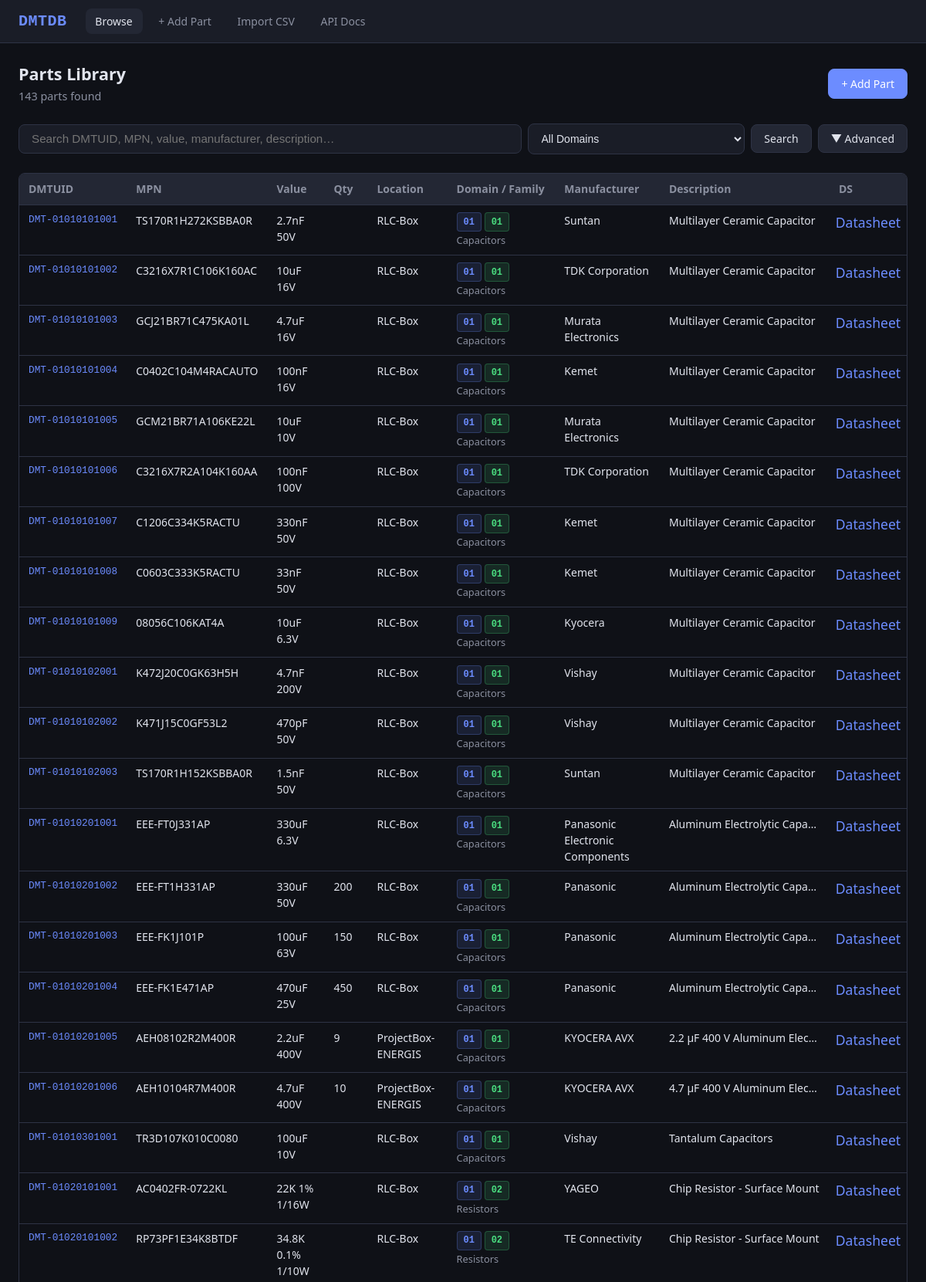
The page / (upper part) on the database its author committed.
### db/models.py (models this page shows, shortened)
class Base(DeclarativeBase):
    pass

class Part(Base):
    __tablename__ = "parts"
    dmtuid = Column(String(20), primary_key=True)               # DMT-TTFFCCSSXXX
    tt  = Column(String(2), nullable=False, index=True)
    ff  = Column(String(2), nullable=False, index=True)
    cc  = Column(String(2), nullable=False, index=True)
    ss  = Column(String(2), nullable=False, index=True)
    xxx = Column(String(3), nullable=False)
    mpn          = Column(String(200), index=True, default="")
    manufacturer = Column(String(200), index=True, default="")
    value        = Column(String(200), index=True, default="")
    description  = Column(Text, default="")
    quantity     = Column(String(50), default="")
    location     = Column(String(200), default="")
    datasheet    = Column(Text, default="")
    kicad_symbol    = Column(String(300), default="")
    kicad_footprint = Column(String(300), default="")
    kicad_libref    = Column(String(300), default="")
    extra_json = Column(Text, default="{}")
    notes      = Column(Text, default="")
    created_at = Column(DateTime, default=lambda: datetime.now(timezone.utc))
    updated_at = Column(DateTime, default=lambda: datetime.now(timezone.utc),
                        onupdate=lambda: datetime.now(timezone.utc))
    fields = relationship(
        "PartField", back_populates="part",
        cascade="all, delete-orphan", lazy="selectin",
    )
    __table_args__ = (
        Index("ix_ttffccss", "tt", "ff", "cc", "ss"),
    )

### ui/routes_browse.py (the view)
@ui_bp.route("/")
def index():
    q     = request.args.get("q", "").strip()
    tt    = request.args.get("tt", "").strip()
    ff    = request.args.get("ff", "").strip()
    cc    = request.args.get("cc", "").strip()
    ss    = request.args.get("ss", "").strip()
    props = request.args.get("props", "").strip()
    page  = max(int(request.args.get("page", 1)), 1)
    props_parsed = {}
    if props:
        try:
            props_parsed = json.loads(props)
        except json.JSONDecodeError:
            props_parsed = {}
    session = get_session()
    try:
        parts, total = SearchService.search(
            session, q=q, tt=tt, ff=ff, cc=cc, ss=ss, props=props_parsed,
            limit=config.DEFAULT_PAGE_SIZE,
            offset=(page - 1) * config.DEFAULT_PAGE_SIZE,
        )
        total_pages = max((total + config.DEFAULT_PAGE_SIZE - 1) //
                          config.DEFAULT_PAGE_SIZE, 1)
        return render_template(
            "index.html",
            parts=parts, q=q, tt=tt, ff=ff, cc=cc, ss=ss,
            props=props, props_parsed=props_parsed,
            page=page, total_pages=total_pages, total=total,
            domains=get_domains(),
            domain_name=domain_name,
            family_name=family_name,
        )
    finally:
        session.close()

### db/engine.py (called while the page is built)
def get_session() -> Session:
    if _SessionLocal is None:
        raise RuntimeError("Database not initialised - call init_db() first")
    return _SessionLocal()

### schema/loader.py (called while the page is built)
def get_domains() -> list[dict]:
    return _schema.get("domains", [])

def family_name(tt: str, ff: str) -> str:
    return _family_map.get(f"{tt}{ff}", "Unknown")

### services/search_service.py (called while the page is built)
    @staticmethod
    def search(
        session: Session,
        *,
        q: str = "",
        tt: str = "",
        ff: str = "",
        cc: str = "",
        ss: str = "",
        props: dict = None,
        limit: int = 100,
        offset: int = 0,
    ) -> tuple[list[Part], int]:
        query = session.query(Part)
        query = SearchService._apply_filters(query, q=q, tt=tt, ff=ff, cc=cc, ss=ss, props=props)
        total = query.count()
        parts = query.order_by(Part.dmtuid).offset(offset).limit(limit).all()
        return parts, total

    @staticmethod
    def _apply_filters(query: Query, *, q: str, tt: str, ff: str, cc: str, ss: str, props: dict = None) -> Query:
        if tt:
            query = query.filter(Part.tt == tt)
        if ff:
            query = query.filter(Part.ff == ff)
        if cc:
            query = query.filter(Part.cc == cc)
        if ss:
            query = query.filter(Part.ss == ss)
        if q:
            query = SearchService._apply_text_filter(query, q)
        if props:
            query = SearchService._apply_prop_filters(query, props)
        return query

### templates/index.html (shortened to what this page needs)
{% extends "base.html" %}
{% block content %}
<div class="page-header">
  <div>
    <h1>Parts Library</h1>
    <span class="subtitle">{{ total }} part{{ 's' if total != 1 }} found</span>
  </div>
  <a href="/part/add" class="btn btn-primary">+ Add Part</a>
</div>
<form method="get" action="/" id="searchForm">
  <div class="search-box">
    <div class="search-wrapper" id="searchWrapper">
      <input type="text" name="q" id="searchInput" value="{{ q }}"
        placeholder="Search DMTUID, MPN, value, manufacturer, description…" autocomplete="off">
    </div>
    <select name="tt" id="ttSelect">
      <option value="">All Domains</option>
    </select>
    <button type="submit" class="btn btn-secondary">Search</button>
    <button type="button" class="btn btn-secondary" id="advSearchToggle">▼ Advanced</button>
  </div>
</form>
<div class="table-wrap">
  <table>
    <thead>
      <tr>
        <th>DMTUID</th>
        <th>MPN</th>
        <th>Value</th>
        <th>Qty</th>
        <th>Location</th>
        <th>Domain / Family</th>
        <th>Manufacturer</th>
        <th class="truncate">Description</th>
        <th title="Datasheet">DS</th>
      </tr>
    </thead>
    <tbody>
      {% for p in parts %}
      <tr>
        <td class="uid-cell"><a href="/part/{{ p.dmtuid }}">{{ p.dmtuid }}</a></td>
        <td>{{ p.mpn or '' }}</td>
        <td>{{ p.value or '' }}</td>
        <td>{{ p.quantity or '' }}</td>
        <td>{{ p.location or '' }}</td>
        <td>
          <span class="badge badge-domain">{{ p.tt }}</span>
          <span class="badge badge-family">{{ p.ff }}</span>
          <span style="font-size:.8rem; color:var(--text-dim)">{{ family_name(p.tt, p.ff) }}</span>
        </td>
        <td>{{ p.manufacturer or '' }}</td>
        <td class="truncate" title="{{ p.description or '' }}">{{ p.description or '' }}</td>
        <td class="ds-icon">
          {% if p.datasheet %}
          {% if p.datasheet.startswith('http') %}
          <a href="{{ p.datasheet }}" target="_blank" rel="noopener" title="Open datasheet">Datasheet</a>
          {% else %}
          <a href="/datasheets/{{ p.datasheet }}" target="_blank" rel="noopener" title="Open datasheet">Datasheet</a>
          {% endif %}
          {% endif %}
        </td>
      </tr>
      {% endfor %}
    </tbody>
  </table>
</div>
{% endblock %}

### static/css/style.css (style rules this page uses)
:root { --bg: #0f1117; --surface: #1a1d27; --surface2: #232734; --border: #2e3345; --text: #e1e4ed; --text-dim: #8b90a0; --accent: #6c8cff; --accent-hover: #8aa4ff; --green: #4ade80; --red: #f87171; --yellow: #fbbf24; --orange: #fb923c; --radius: 8px; --font: 'Segoe UI', system-ui, -apple-system, sans-serif; --mono: 'JetBrains Mono', 'Fira Code', 'Consolas', monospace; }
*, *::before, *::after { box-sizing: border-box; margin: 0; padding: 0; }
body { font-family: var(--font); background: var(--bg); color: var(--text); line-height: 1.5; }
.search-box { display: flex; gap: .5rem; margin-bottom: 1.5rem; flex-wrap: wrap; align-items: center; }
.search-box input[type=text] { flex: 1; min-width: 250px; padding: .6rem 1rem; background: var(--surface); border: 1px solid var(--border); border-radius: var(--radius); color: var(--text); font-size: .95rem; outline: none; transition: border .15s; }
.search-box select { padding: .6rem .8rem; background: var(--surface); border: 1px solid var(--border); border-radius: var(--radius); color: var(--text); font-size: .875rem; }
.btn { display: inline-flex; align-items: center; gap: .4rem; padding: .5rem 1rem; border-radius: var(--radius); font-size: .875rem; font-weight: 500; text-decoration: none; border: 1px solid var(--border); cursor: pointer; transition: all .15s; font-family: var(--font); }
.btn-primary { background: var(--accent); color: #fff; border-color: var(--accent); }
.btn-secondary { background: var(--surface2); color: var(--text); }
.table-wrap { overflow: auto; border: 1px solid var(--border); border-radius: var(--radius); max-height: calc(100vh - 200px); }
table { width: 100%; border-collapse: collapse; font-size: .875rem; }
thead { background: var(--surface2); position: sticky; top: 0; z-index: 10; }
th { text-align: left; padding: .6rem .75rem; color: var(--text-dim); font-weight: 600; white-space: nowrap; border-bottom: 1px solid var(--border); background: var(--surface2); }
td { padding: .55rem .75rem; border-bottom: 1px solid var(--border); vertical-align: top; }
.uid-cell { font-family: var(--mono); font-size: .8rem; color: var(--accent); white-space: nowrap; }
.uid-cell a { color: var(--accent); text-decoration: none; }
td.ds-icon, th.ds-header { text-align: center; width: 100px; padding: .55rem 0; }
.ds-icon a { display: inline-block; color: var(--accent); text-decoration: none; font-size: 1.1rem; }
.truncate { max-width: 220px; overflow: hidden; text-overflow: ellipsis; white-space: nowrap; }
.page-header { display: flex; align-items: center; justify-content: space-between; margin-bottom: 1.5rem; flex-wrap: wrap; gap: .75rem; }
.page-header h1 { font-size: 1.35rem; font-weight: 700; }
.page-header .subtitle { color: var(--text-dim); font-size: .9rem; }
.badge { display: inline-block; padding: .15rem .5rem; border-radius: 4px; font-size: .75rem; font-weight: 600; font-family: var(--mono); }
.badge-domain { background: #6c8cff20; color: var(--accent); border: 1px solid #6c8cff40; }
.badge-family { background: #4ade8020; color: var(--green); border: 1px solid #4ade8040; }
.search-wrapper { position: relative; flex: 1; min-width: 250px; }
.search-wrapper input { width: 100%; }

### rows shown on the page
Part: dmtuid "DMT-01010101001", mpn "TS170R1H272KSBBA0R", value "2.7nF 50V", location "RLC-Box", tt "01", ff "01", tt+ff "Capacitors", manufacturer "Suntan", description "Multilayer Ceramic Capacitor"
Part: dmtuid "DMT-01010101002", mpn "C3216X7R1C106K160AC", value "10uF 16V", location "RLC-Box", tt "01", ff "01", tt+ff "Capacitors", manufacturer "TDK Corporation", description "Multilayer Ceramic Capacitor"
Part: dmtuid "DMT-01010101003", mpn "GCJ21BR71C475KA01L", value "4.7uF 16V", location "RLC-Box", tt "01", ff "01", tt+ff "Capacitors", manufacturer "Murata Electronics", description "Multilayer Ceramic Capacitor"
Part: dmtuid "DMT-01010101004", mpn "C0402C104M4RACAUTO", value "100nF 16V", location "RLC-Box", tt "01", ff "01", tt+ff "Capacitors", manufacturer "Kemet", description "Multilayer Ceramic Capacitor"
Part: dmtuid "DMT-01010101005", mpn "GCM21BR71A106KE22L", value "10uF 10V", location "RLC-Box", tt "01", ff "01", tt+ff "Capacitors", manufacturer "Murata Electronics", description "Multilayer Ceramic Capacitor"
Part: dmtuid "DMT-01010101006", mpn "C3216X7R2A104K160AA", value "100nF 100V", location "RLC-Box", tt "01", ff "01", tt+ff "Capacitors", manufacturer "TDK Corporation", description "Multilayer Ceramic Capacitor"
Part: dmtuid "DMT-01010101007", mpn "C1206C334K5RACTU", value "330nF 50V", location "RLC-Box", tt "01", ff "01", tt+ff "Capacitors", manufacturer "Kemet", description "Multilayer Ceramic Capacitor"
Part: dmtuid "DMT-01010101008", mpn "C0603C333K5RACTU", value "33nF 50V", location "RLC-Box", tt "01", ff "01", tt+ff "Capacitors", manufacturer "Kemet", description "Multilayer Ceramic Capacitor"
Part: dmtuid "DMT-01010101009", mpn "08056C106KAT4A", value "10uF 6.3V", location "RLC-Box", tt "01", ff "01", tt+ff "Capacitors", manufacturer "Kyocera", description "Multilayer Ceramic Capacitor"
Part: dmtuid "DMT-01010102001", mpn "K472J20C0GK63H5H", value "4.7nF 200V", location "RLC-Box", tt "01", ff "01", tt+ff "Capacitors", manufacturer "Vishay", description "Multilayer Ceramic Capacitor"
Part: dmtuid "DMT-01010102002", mpn "K471J15C0GF53L2", value "470pF 50V", location "RLC-Box", tt "01", ff "01", tt+ff "Capacitors", manufacturer "Vishay", description "Multilayer Ceramic Capacitor"
Part: dmtuid "DMT-01010102003", mpn "TS170R1H152KSBBA0R", value "1.5nF 50V", location "RLC-Box", tt "01", ff "01", tt+ff "Capacitors", manufacturer "Suntan", description "Multilayer Ceramic Capacitor"
Part: dmtuid "DMT-01010201001", mpn "EEE-FT0J331AP", value "330uF 6.3V", location "RLC-Box", tt "01", ff "01", tt+ff "Capacitors", manufacturer "Panasonic Electronic Components", description "Aluminum Electrolytic Capa…"
Part: dmtuid "DMT-01010201002", mpn "EEE-FT1H331AP", value "330uF 50V", quantity "200", location "RLC-Box", tt "01", ff "01", tt+ff "Capacitors", manufacturer "Panasonic", description "Aluminum Electrolytic Capa…"
Part: dmtuid "DMT-01010201003", mpn "EEE-FK1J101P", value "100uF 63V", quantity "150", location "RLC-Box", tt "01", ff "01", tt+ff "Capacitors", manufacturer "Panasonic", description "Aluminum Electrolytic Capa…"
Part: dmtuid "DMT-01010201004", mpn "EEE-FK1E471AP", value "470uF 25V", quantity "450", location "RLC-Box", tt "01", ff "01", tt+ff "Capacitors", manufacturer "Panasonic", description "Aluminum Electrolytic Capa…"
Part: dmtuid "DMT-01010201005", mpn "AEH08102R2M400R", value "2.2uF 400V", quantity "9", location "ProjectBox-ENERGIS", tt "01", ff "01", tt+ff "Capacitors", manufacturer "KYOCERA AVX", description "2.2 µF 400 V Aluminum Elec…"
Part: dmtuid "DMT-01010201006", mpn "AEH10104R7M400R", value "4.7uF 400V", quantity "10", location "ProjectBox-ENERGIS", tt "01", ff "01", tt+ff "Capacitors", manufacturer "KYOCERA AVX", description "4.7 µF 400 V Aluminum Elec…"
Part: dmtuid "DMT-01010301001", mpn "TR3D107K010C0080", value "100uF 10V", location "RLC-Box", tt "01", ff "01", tt+ff "Capacitors", manufacturer "Vishay", description "Tantalum Capacitors"
Part: dmtuid "DMT-01020101001", mpn "AC0402FR-0722KL", value "22K 1% 1/16W", location "RLC-Box", tt "01", ff "02", tt+ff "Resistors", manufacturer "YAGEO", description "Chip Resistor - Surface Mount"
Part: dmtuid "DMT-01020101002", mpn "RP73PF1E34K8BTDF", value "34.8K 0.1% 1/10W", location "RLC-Box", tt "01", ff "02", tt+ff "Resistors", manufacturer "TE Connectivity", description "Chip Resistor - Surface Mount"

### other values the page prints
{{ total }} "143"
{{ 's' if total != 1 }} "s"
